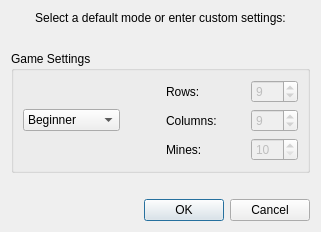
<?xml version="1.0" encoding="UTF-8"?>
<ui version="4.0">
    <class>UI_NewGameDialog</class>
    <widget class="QDialog" name="UI_NewGameDialog">
        <property name="geometry">
            <rect>
                <x>0</x>
                <y>0</y>
                <width>314</width>
                <height>228</height>
            </rect>
        </property>
        <property name="windowTitle">
            <string>New Game</string>
        </property>
        <layout class="QVBoxLayout" name="verticalLayoutMain">
            <property name="sizeConstraint">
                <enum>QLayout::SetFixedSize</enum>
            </property>
            <item>
                <widget class="QLabel" name="labelHeader">
                    <property name="text">
                        <string>Select a default mode or enter custom settings:</string>
                    </property>
                    <property name="alignment">
                        <set>Qt::AlignCenter</set>
                    </property>
                </widget>
            </item>
            <item>
                <spacer name="verticalSpacerUpper">
                    <property name="orientation">
                        <enum>Qt::Vertical</enum>
                    </property>
                    <property name="sizeHint" stdset="0">
                        <size>
                            <width>20</width>
                            <height>20</height>
                        </size>
                    </property>
                </spacer>
            </item>
            <item>
                <widget class="QGroupBox" name="groupBoxGameSettings">
                    <property name="title">
                        <string>Game Settings</string>
                    </property>
                    <layout class="QHBoxLayout" name="horizontalLayout">
                        <item>
                            <widget class="QComboBox" name="comboBoxDefaultModes">
                                <item>
                                    <property name="text">
                                        <string>Beginner</string>
                                    </property>
                                </item>
                                <item>
                                    <property name="text">
                                        <string>Intermediate</string>
                                    </property>
                                </item>
                                <item>
                                    <property name="text">
                                        <string>Expert</string>
                                    </property>
                                </item>
                                <item>
                                    <property name="text">
                                        <string>Custom</string>
                                    </property>
                                </item>
                            </widget>
                        </item>
                        <item>
                            <spacer name="horizontalSpacerComboBox">
                                <property name="orientation">
                                    <enum>Qt::Horizontal</enum>
                                </property>
                                <property name="sizeHint" stdset="0">
                                    <size>
                                        <width>40</width>
                                        <height>20</height>
                                    </size>
                                </property>
                            </spacer>
                        </item>
                        <item>
                            <layout class="QVBoxLayout" name="verticalLayoutLabels">
                                <item>
                                    <widget class="QLabel" name="labelRows">
                                        <property name="text">
                                            <string>Rows:</string>
                                        </property>
                                    </widget>
                                </item>
                                <item>
                                    <widget class="QLabel" name="labelColumns">
                                        <property name="text">
                                            <string>Columns:</string>
                                        </property>
                                    </widget>
                                </item>
                                <item>
                                    <widget class="QLabel" name="labelMines">
                                        <property name="text">
                                            <string>Mines:</string>
                                        </property>
                                    </widget>
                                </item>
                            </layout>
                        </item>
                        <item>
                            <spacer name="horizontalSpacerSpinBoxes">
                                <property name="orientation">
                                    <enum>Qt::Horizontal</enum>
                                </property>
                                <property name="sizeHint" stdset="0">
                                    <size>
                                        <width>28</width>
                                        <height>20</height>
                                    </size>
                                </property>
                            </spacer>
                        </item>
                        <item>
                            <layout class="QVBoxLayout" name="verticalLayoutSpinBoxes">
                                <item>
                                    <widget class="QSpinBox" name="spinBoxRows">
                                        <property name="enabled">
                                            <bool>false</bool>
                                        </property>
                                        <property name="minimum">
                                            <number>8</number>
                                        </property>
                                        <property name="maximum">
                                            <number>30</number>
                                        </property>
                                        <property name="value">
                                            <number>9</number>
                                        </property>
                                    </widget>
                                </item>
                                <item>
                                    <widget class="QSpinBox" name="spinBoxColumns">
                                        <property name="enabled">
                                            <bool>false</bool>
                                        </property>
                                        <property name="minimum">
                                            <number>8</number>
                                        </property>
                                        <property name="maximum">
                                            <number>24</number>
                                        </property>
                                        <property name="value">
                                            <number>9</number>
                                        </property>
                                    </widget>
                                </item>
                                <item>
                                    <widget class="QSpinBox" name="spinBoxMines">
                                        <property name="enabled">
                                            <bool>false</bool>
                                        </property>
                                        <property name="minimum">
                                            <number>10</number>
                                        </property>
                                        <property name="maximum">
                                            <number>668</number>
                                        </property>
                                        <property name="value">
                                            <number>10</number>
                                        </property>
                                    </widget>
                                </item>
                            </layout>
                        </item>
                    </layout>
                </widget>
            </item>
            <item>
                <spacer name="verticalSpacerLower">
                    <property name="orientation">
                        <enum>Qt::Vertical</enum>
                    </property>
                    <property name="sizeHint" stdset="0">
                        <size>
                            <width>20</width>
                            <height>20</height>
                        </size>
                    </property>
                </spacer>
            </item>
            <item>
                <widget class="QDialogButtonBox" name="buttonBox">
                    <property name="orientation">
                        <enum>Qt::Horizontal</enum>
                    </property>
                    <property name="standardButtons">
                        <set>QDialogButtonBox::Cancel|QDialogButtonBox::Ok</set>
                    </property>
                </widget>
            </item>
        </layout>
    </widget>
    <resources/>
    <connections>
        <connection>
            <sender>buttonBox</sender>
            <signal>accepted()</signal>
            <receiver>UI_NewGameDialog</receiver>
            <slot>accept()</slot>
            <hints>
                <hint type="sourcelabel">
                    <x>248</x>
                    <y>254</y>
                </hint>
                <hint type="destinationlabel">
                    <x>157</x>
                    <y>274</y>
                </hint>
            </hints>
        </connection>
        <connection>
            <sender>buttonBox</sender>
            <signal>rejected()</signal>
            <receiver>UI_NewGameDialog</receiver>
            <slot>reject()</slot>
            <hints>
                <hint type="sourcelabel">
                    <x>316</x>
                    <y>260</y>
                </hint>
                <hint type="destinationlabel">
                    <x>286</x>
                    <y>274</y>
                </hint>
            </hints>
        </connection>
    </connections>
</ui>
